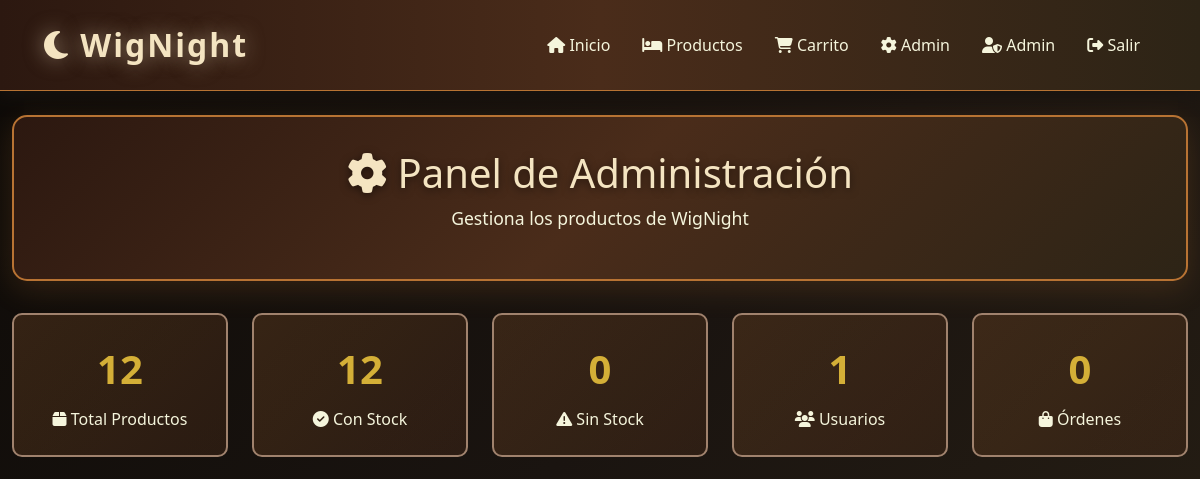
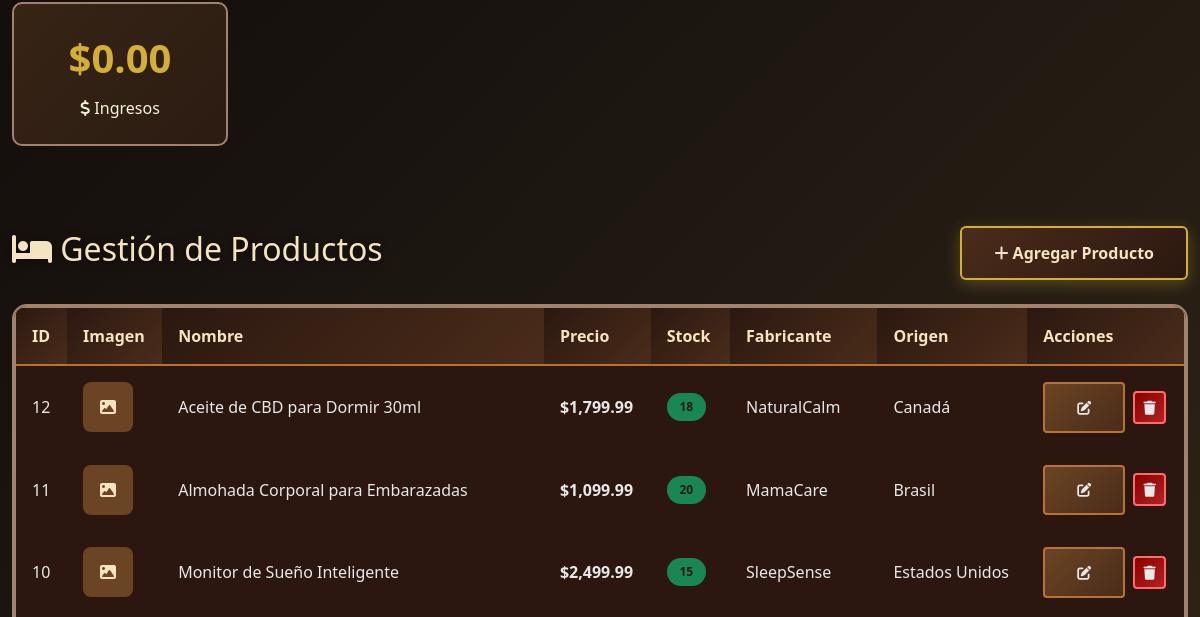
The app's page /admin.php (signed in, upper part), older data (2 pictures, top to bottom).
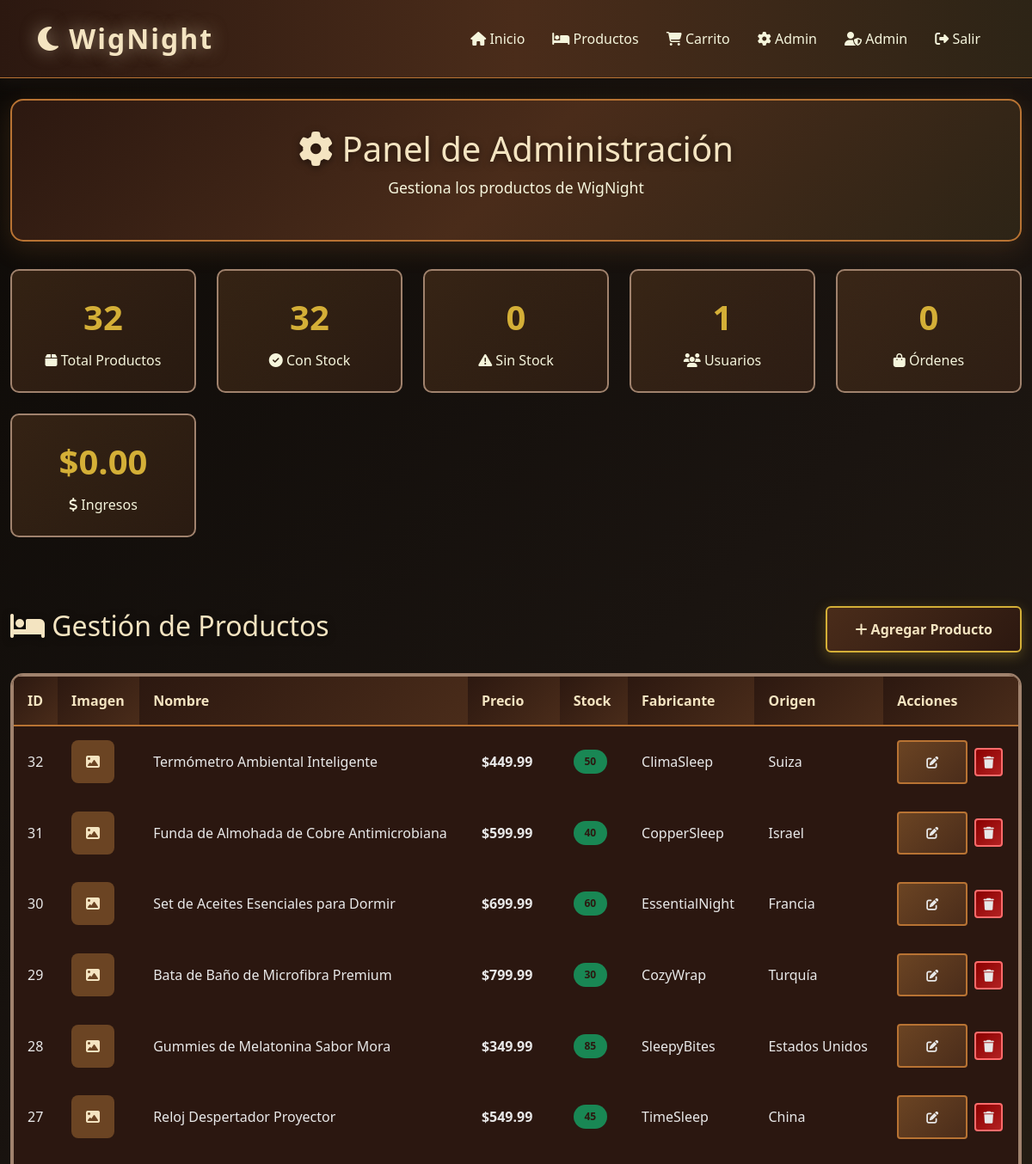
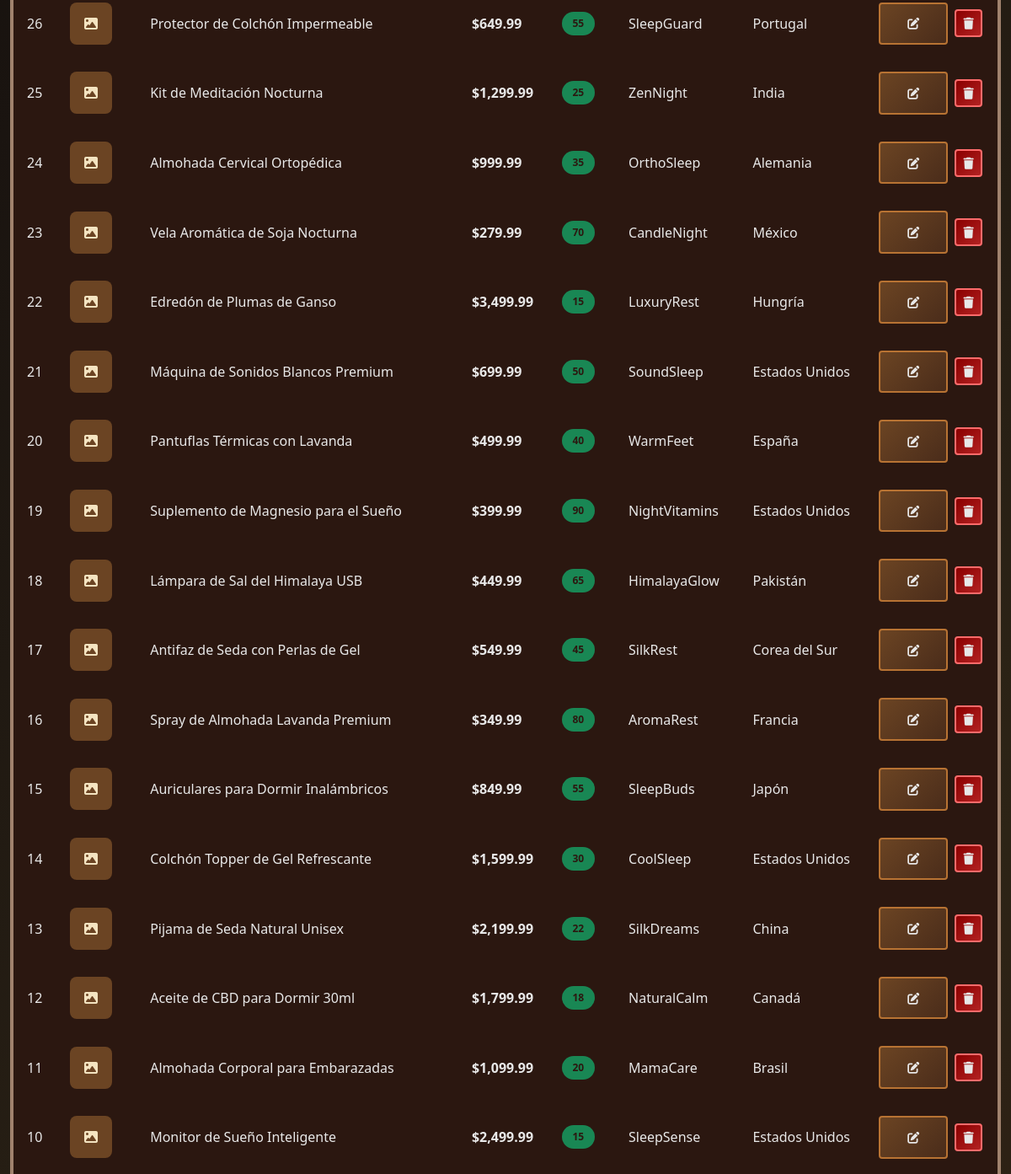
The same page, newer data (2 pictures, top to bottom).
### tables this page shows
CREATE TABLE Productos (
  ID_Producto int NOT NULL,
  Nombre varchar(255) NOT NULL,
  Descripcion text,
  Fotos longblob,
  Precio decimal(10,2) NOT NULL,
  Cantidad_Almacen int NOT NULL DEFAULT '0',
  Fabricante varchar(150) DEFAULT NULL,
  Origen varchar(100) DEFAULT NULL
);

### html/config/database.php (called while the page is built, shortened)
<?php
function formatPrice($price) {
    return '$' . number_format($price, 2);
}
?>

### html/admin.php (the view, shortened to what the changed rows need)
<?php
require_once 'config/database.php';
$conn = getConnection();
$query = "SELECT * FROM Productos ORDER BY ID_Producto DESC";
$result = $conn->query($query);
$productos = [];
if ($result) {
    while ($row = $result->fetch_assoc()) {
        $productos[] = $row;
    }
}
$stats = [
    'total_productos' => 0,
    'total_usuarios' => 0,
    'productos_stock' => 0,
    'productos_sin_stock' => 0,
    'total_ordenes' => 0,
    'ingresos_totales' => 0
];
$result = $conn->query("SELECT COUNT(*) as total FROM Productos");
if ($result) {
    $stats['total_productos'] = $result->fetch_assoc()['total'];
}
$result = $conn->query("SELECT COUNT(*) as total FROM Usuarios WHERE id_rol = 1");
if ($result) {
    $stats['total_usuarios'] = $result->fetch_assoc()['total'];
}
$result = $conn->query("SELECT COUNT(*) as total FROM Productos WHERE Cantidad_Almacen > 0");
if ($result) {
    $stats['productos_stock'] = $result->fetch_assoc()['total'];
}
$result = $conn->query("SELECT COUNT(*) as total FROM Productos WHERE Cantidad_Almacen = 0");
if ($result) {
    $stats['productos_sin_stock'] = $result->fetch_assoc()['total'];
}
$result = $conn->query("SELECT COUNT(*) as total FROM Ordenes");
if ($result) {
    $stats['total_ordenes'] = $result->fetch_assoc()['total'];
}
$result = $conn->query("SELECT COALESCE(SUM(Total_Orden), 0) as total FROM Ordenes");
if ($result) {
    $stats['ingresos_totales'] = $result->fetch_assoc()['total'];
}
?>
<!DOCTYPE html>
<html lang="es">
<head>
    <link href="https://cdn.jsdelivr.net/npm/bootstrap@5.3.0/dist/css/bootstrap.min.css" rel="stylesheet">
    <link rel="stylesheet" href="https://cdnjs.cloudflare.com/ajax/libs/font-awesome/6.4.0/css/all.min.css">
    <link rel="stylesheet" href="css/style.css">
</head>
<body>
    <section class="py-4">
        <div class="container-fluid">
            <div class="admin-header">
                <h1 class="text-center" style="color: var(--moon-glow);">
                    <i class="fas fa-cog"></i> Panel de Administración
                </h1>
            </div>
            <div class="admin-stats">
                <div class="stat-card">
                    <div class="stat-number"><?php echo $stats['total_productos']; ?></div>
                    <div class="stat-label">
                        <i class="fas fa-box"></i> Total Productos
                    </div>
                </div>
                <div class="stat-card">
                    <div class="stat-number"><?php echo $stats['productos_stock']; ?></div>
                    <div class="stat-label">
                        <i class="fas fa-check-circle"></i> Con Stock
                    </div>
                </div>
            </div>
        </div>
    </section>
    <section class="py-4">
        <div class="container-fluid">
            <div class="d-flex justify-content-between align-items-center mb-4">
                <h2 style="color: var(--moon-glow);">
                    <i class="fas fa-bed"></i> Gestión de Productos
                </h2>
            </div>
            <div class="table-responsive">
                <table class="table table-hover">
                    <thead>
                        <tr>
                            <th>ID</th>
                            <th>Imagen</th>
                            <th>Nombre</th>
                            <th>Precio</th>
                            <th>Stock</th>
                            <th>Fabricante</th>
                            <th>Origen</th>
                            <th>Acciones</th>
                        </tr>
                    </thead>
                    <tbody>
                        <?php if (empty($productos)): ?>
                            <tr>
                                <td colspan="8" class="text-center py-4">
                                    <i class="fas fa-inbox fa-3x mb-3" style="color: var(--wood-lighter); display: block;"></i>
                                    <p style="color: var(--accent-cream);">No hay productos registrados</p>
                                    <button class="btn btn-primary mt-2" data-bs-toggle="modal" data-bs-target="#addProductModal">
                                        <i class="fas fa-plus"></i> Agregar Primer Producto
                                    </button>
                                </td>
                            </tr>
                        <?php else: ?>
                            <?php foreach ($productos as $producto): ?>
                                <tr>
                                    <td><?php echo $producto['ID_Producto']; ?></td>
                                    <td>
                                        <?php if ($producto['Fotos']): ?>
                                            <img
                                                 style="width: 50px; height: 50px; object-fit: cover; border-radius: 8px;"
                                                 alt="<?php echo htmlspecialchars($producto['Nombre']); ?>">
                                        <?php else: ?>
                                            <div style="width: 50px; height: 50px; background: var(--wood-light); border-radius: 8px; display: flex; align-items: center; justify-content: center;">
                                                <i class="fas fa-image" style="color: var(--moon-glow);"></i>
                                            </div>
                                        <?php endif; ?>
                                    </td>
                                    <td><?php echo htmlspecialchars($producto['Nombre']); ?></td>
                                    <td style="color: var(--accent-gold); font-weight: bold;">
                                        <?php echo formatPrice($producto['Precio']); ?>
                                    </td>
                                    <td>
                                        <span class="badge <?php echo $producto['Cantidad_Almacen'] > 0 ? 'bg-success' : 'bg-danger'; ?>">
                                            <?php echo $producto['Cantidad_Almacen']; ?>
                                        </span>
                                    </td>
                                    <td><?php echo htmlspecialchars($producto['Fabricante'] ?? '-'); ?></td>
                                    <td><?php echo htmlspecialchars($producto['Origen'] ?? '-'); ?></td>
                                    <td>
                                        <button class="btn btn-sm btn-secondary me-1"
                                                onclick="editProduct(<?php echo htmlspecialchars(json_encode($producto)); ?>)">
                                            <i class="fas fa-edit"></i>
                                        </button>
                                        <button class="btn btn-sm btn-danger"
                                                onclick="confirmDelete(<?php echo $producto['ID_Producto']; ?>, '<?php echo htmlspecialchars($producto['Nombre']); ?>')">
                                            <i class="fas fa-trash"></i>
                                        </button>
                                    </td>
                                </tr>
                            <?php endforeach; ?>
                        <?php endif; ?>
                    </tbody>
                </table>
            </div>
        </div>
    </section>
</body>
</html>

Row changes from the older to the newer data that the page shows:
added productos: ID_Producto "32", Nombre "Termómetro Ambiental Inteligente", Precio "$449.99", Cantidad_Almacen "50", Fabricante "ClimaSleep", Origen "Suiza"
added productos: ID_Producto "31", Nombre "Funda de Almohada de Cobre Antimicrobiana", Precio "$599.99", Cantidad_Almacen "40", Fabricante "CopperSleep", Origen "Israel"
added productos: ID_Producto "30", Nombre "Set de Aceites Esenciales para Dormir", Precio "$699.99", Cantidad_Almacen "60", Fabricante "EssentialNight", Origen "Francia"
added productos: ID_Producto "29", Nombre "Bata de Baño de Microfibra Premium", Precio "$799.99", Cantidad_Almacen "30", Fabricante "CozyWrap", Origen "Turquía"
added productos: ID_Producto "28", Nombre "Gummies de Melatonina Sabor Mora", Precio "$349.99", Cantidad_Almacen "85", Fabricante "SleepyBites", Origen "Estados Unidos"
added productos: ID_Producto "27", Nombre "Reloj Despertador Proyector", Precio "$549.99", Cantidad_Almacen "45", Fabricante "TimeSleep", Origen "China"
added productos: ID_Producto "26", Nombre "Protector de Colchón Impermeable", Precio "$649.99", Cantidad_Almacen "55", Fabricante "SleepGuard", Origen "Portugal"
added productos: ID_Producto "25", Nombre "Kit de Meditación Nocturna", Precio "$1,299.99", Cantidad_Almacen "25", Fabricante "ZenNight", Origen "India"
added productos: ID_Producto "24", Nombre "Almohada Cervical Ortopédica", Precio "$999.99", Cantidad_Almacen "35", Fabricante "OrthoSleep", Origen "Alemania"
added productos: ID_Producto "23", Nombre "Vela Aromática de Soja Nocturna", Precio "$279.99", Cantidad_Almacen "70", Fabricante "CandleNight", Origen "México"
added productos: ID_Producto "22", Nombre "Edredón de Plumas de Ganso", Precio "$3,499.99", Cantidad_Almacen "15", Fabricante "LuxuryRest", Origen "Hungría"
added productos: ID_Producto "21", Nombre "Máquina de Sonidos Blancos Premium", Precio "$699.99", Cantidad_Almacen "50", Fabricante "SoundSleep", Origen "Estados Unidos"
added productos: ID_Producto "20", Nombre "Pantuflas Térmicas con Lavanda", Precio "$499.99", Cantidad_Almacen "40", Fabricante "WarmFeet", Origen "España"
added productos: ID_Producto "19", Nombre "Suplemento de Magnesio para el Sueño", Precio "$399.99", Cantidad_Almacen "90", Fabricante "NightVitamins", Origen "Estados Unidos"
added productos: ID_Producto "18", Nombre "Lámpara de Sal del Himalaya USB", Precio "$449.99", Cantidad_Almacen "65", Fabricante "HimalayaGlow", Origen "Pakistán"
added productos: ID_Producto "17", Nombre "Antifaz de Seda con Perlas de Gel", Precio "$549.99", Cantidad_Almacen "45", Fabricante "SilkRest", Origen "Corea del Sur"
added productos: ID_Producto "16", Nombre "Spray de Almohada Lavanda Premium", Precio "$349.99", Cantidad_Almacen "80", Fabricante "AromaRest", Origen "Francia"
added productos: ID_Producto "15", Nombre "Auriculares para Dormir Inalámbricos", Precio "$849.99", Cantidad_Almacen "55", Fabricante "SleepBuds", Origen "Japón"
added productos: ID_Producto "14", Nombre "Colchón Topper de Gel Refrescante", Precio "$1,599.99", Cantidad_Almacen "30", Fabricante "CoolSleep", Origen "Estados Unidos"
added productos: ID_Producto "13", Nombre "Pijama de Seda Natural Unisex", Precio "$2,199.99", Cantidad_Almacen "22", Fabricante "SilkDreams", Origen "China"
Text that changed along with them:
$stats['total_productos']: "12" → "32"
$stats['productos_stock']: "12" → "32"
